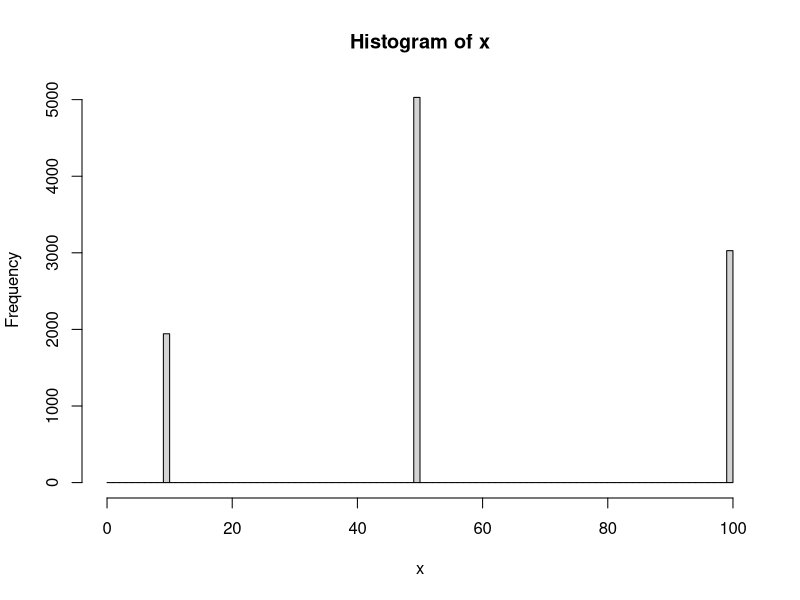

This figure's R source:
rm(list=ls(all=TRUE))

print("RV 1/3: ")
f.1 = function(x) {
  sample( c(100, 50, 10), 1, prob=c(0.3, 0.5, 0.2) )
}
print("simulating 10000 times: ")
x = sapply(c(1:10000), f.1)     #returns result
#replicate(10000, f.1())
hist(x,breaks=c(0:100))
#plot(x)
cat("mean of simulation is: ",mean(x), "\n")
cat("which is close to the mean: ", c(100, 50, 10) %*% c(0.3, 0.5, 0.2), "\n")



print("RV 2/3: ")
f.2 = function(y) {
  coin = c(0,1)
  die1 = c(1,4)
  die2 = c(1,6)
  toss = sample(coin, 1, replace = TRUE)
  if (toss == 1)
    return(sample(die1, 1, replace = TRUE))
  else
    return(sample(die2, 1, replace = TRUE))
  #die1 = sample(x=4,size=1, replace=TRUE, prob=c(0.20833, 0.20833, 0.20833, 0.20833))
  #die2 = sample(x=2,size=1, replace=TRUE, prob=c(0.08333, 0.08333))
  #sumrolls = die1 + die2
}
print("simulating 10000 times: ")
y = sapply(c(1:10000), f.2)     #returns result
#hist(y, breaks = c(0:100))
cat("mean of simulation is: ",mean(y), "\n")



print("RV 3/3: ")
p = 0.5
q = 0.75
f.3 = function(z) {
  Y = rbinom(n = 100, size = 1, prob = p)
  Z = rbinom(n = 100, size = 1, prob = q)
  X = Y + Z
  plus = mean(sample(X,10000,replace=TRUE))
}
print("simulating 10000 times: ")
z = sapply(c(1:1), f.3)
cat("mean of simulation is: ",mean(z), "\n")



print("Continuous: ")
f.4 = function(t) {
  uniform = runif(n=100,min=-5,max=10)
}
print("simulating 10000 times: ")
t = sapply(c(1:10000), f.4)     #returns result
#replicate(10000, f.5())
cat("mean of simulation is: ",mean(t), "\n")